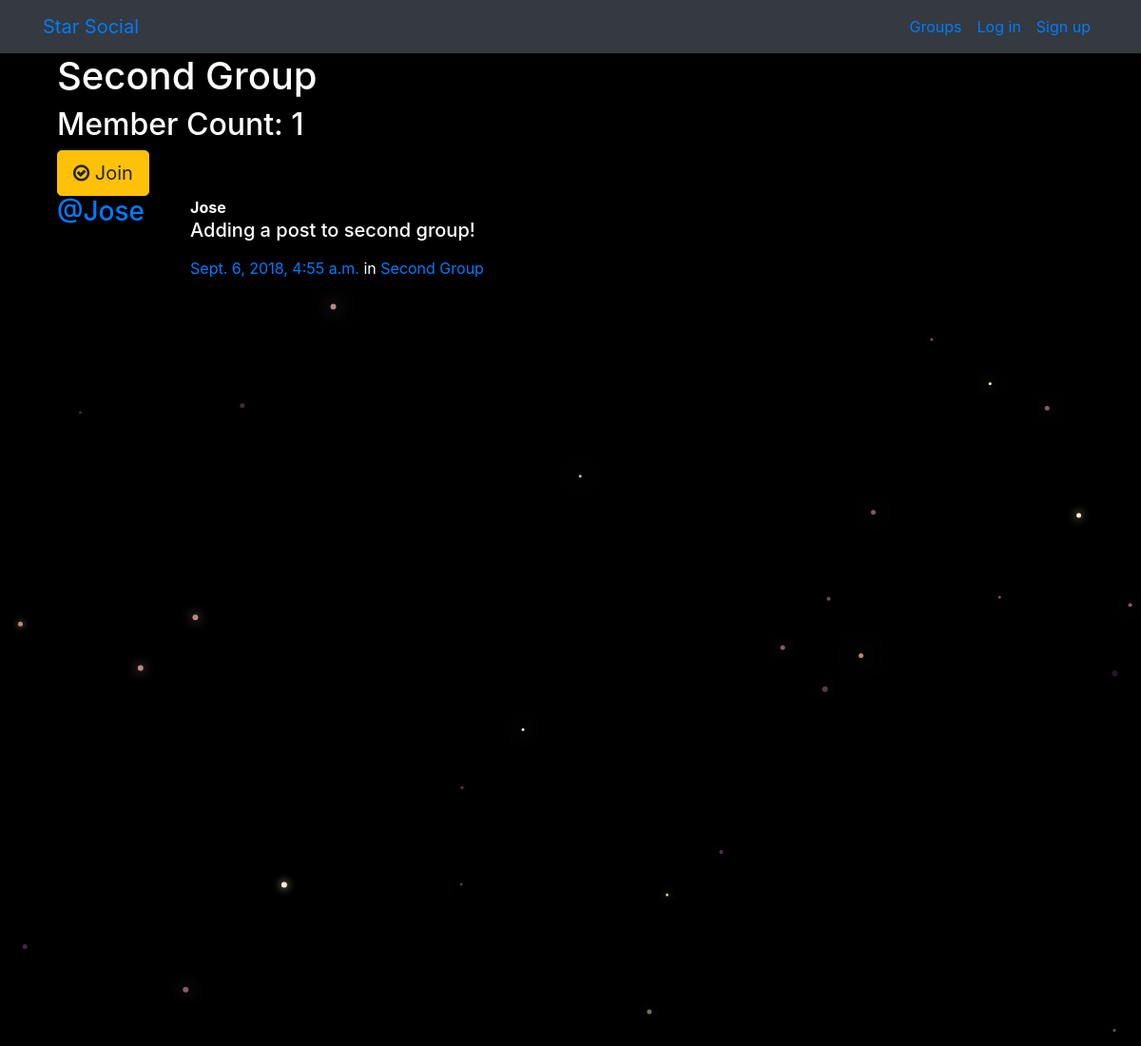
Before: /groups/posts/in/second-group/ with the older database file.
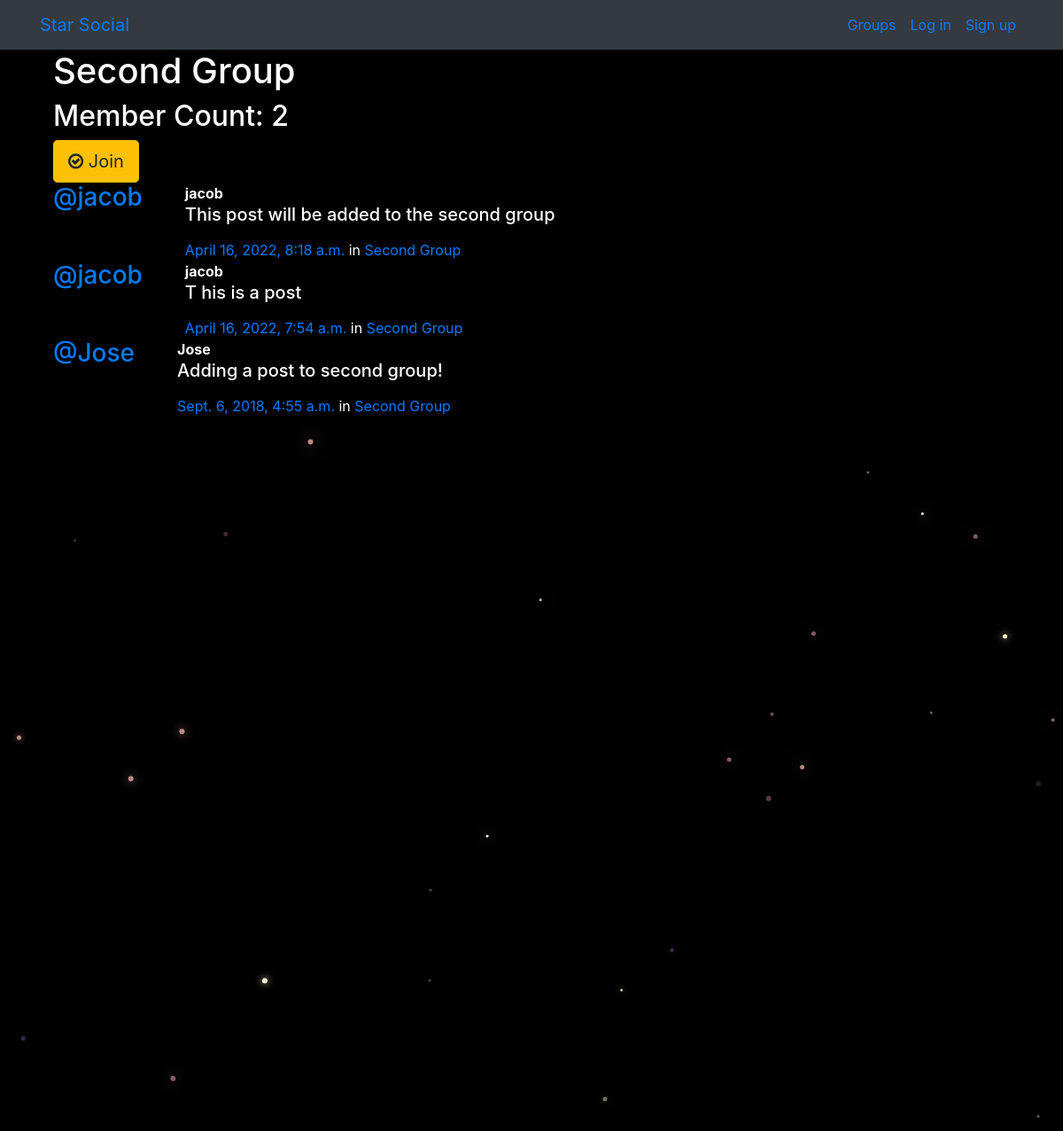
After: the same page with the newer database file.
### groups/models.py (models this page shows, shortened)
class Group(models.Model):
    name = models.CharField(max_length=255, unique=True)
    slug = models.SlugField(allow_unicode=True, unique=True)
    description = models.TextField(blank=True, default='')
    description_html = models.TextField(editable=False, default='', blank=True)
    members = models.ManyToManyField(User,through="GroupMember")
    class Meta:
        ordering = ["name"]

### posts/models.py (models this page shows, shortened)
class Post(models.Model):
    user = models.ForeignKey(User, related_name="posts",on_delete=models.CASCADE)
    created_at = models.DateTimeField(auto_now=True)
    message = models.TextField()
    message_html = models.TextField(editable=False)
    group = models.ForeignKey(Group, related_name="posts",null=True, blank=True,on_delete=models.CASCADE)
    class Meta:
        ordering = ["-created_at"]
        unique_together = ["user", "message"]

### groups/views.py (the view)
# urls.py: path("posts/in/<slug>/",views.SingleGroup.as_view(),name="single"),
class SingleGroup(generic.DetailView):
    model = Group

### groups/templates/groups/group_detail.html
{% extends "groups/group_base.html" %}
{% block pregroup %}
<div class="container">
  <h1>{{group.name}}</h1>
  <h2> Member Count: {{group.members.count}}</h2>
  <div class="content">
  	{% if user in group.members.all %}
  		<a href="{% url 'groups:leave' slug=group.slug %}" class="btn btn-lg btn-warning"><span class="fa fa-times-circle-o"></span> Leave</a>
  	{% else %}
  		<a href="{% url 'groups:join' slug=group.slug %}" class="btn btn-lg btn-warning"><span class="fa fa-check-circle-o"></span> Join</a>
  	{% endif %}
  </div>
</div>
{% endblock %}
{% block group_content %}
<div class="col-md-8">
	{% if group.posts.count == 0 %}
	<h2>No posts in this group yet!</h2>
	{% else %}
		{% for post in group.posts.all %}
			{% include "posts/_post.html" %}
		{% endfor %}
	{% endif %}
</div>
{% endblock %}

### posts/templates/posts/_post.html (shortened to what this page needs)
<div class="media">
	<h3 class="mr-5"><a href="{% url 'posts:for_user' username=post.user.username %}">@{{ post.user.username }}</a></h3>
	<div class="media-body">
		<strong>{{ post.user.username }}</strong>
		<h5>{{ post.message_html|safe }}</h5>
			<time class="time"><a href="{% url 'posts:single' username=post.user.username pk=post.pk %}">{{ post.created_at }}</a></time>
			{% if post.group %}
			<span class="group-name">in <a href="#">{{ post.group.name }}</a></span>
			{% endif %}
	</div>
</div>

Changed rows visible on the page:
computed for Group "Second Group": members.count "1" → "2"
added Post: user.username "jacob", message_html "This post will be added to the second group", created_at "April 16, 2022, 8:18 a.m.", group.name "Second Group"
added Post: user.username "jacob", message_html "T his is a post", created_at "April 16, 2022, 7:54 a.m.", group.name "Second Group"
